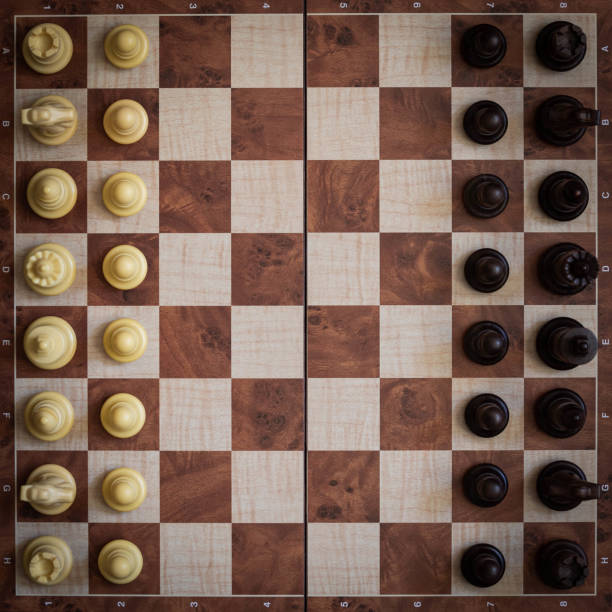
#> input picture computer_vision/chessboards/chessboard2.png, 612 x 612 px, found by its file name
$ python detection_with_pieces.py
#> lines starting #> are read from the running program, lines starting #| are printed output that depends on the picture; after the words box and inside, x2 and y2 are one past the last pixel; in counts of white or black regions, pixels touching at a corner belong together
import cv2
import numpy as np


def find_chess_grid_centers(image):
    # Convert to grayscale
    gray = cv2.cvtColor(image, cv2.COLOR_BGR2GRAY)
    cv2.imshow(gray, )
    # Try different parameters for more robust corner detection
    for pattern_size in [(7, 7), (6, 6), (5, 5)]:
        ret, corners = cv2.findChessboardCorners(gray, pattern_size,
                                                cv2.CALIB_CB_ADAPTIVE_THRESH +
                                                cv2.CALIB_CB_NORMALIZE_IMAGE +
                                                cv2.CALIB_CB_FILTER_QUADS)
        if ret:
            # Refine corners for better accuracy
            criteria = (cv2.TERM_CRITERIA_EPS + cv2.TERM_CRITERIA_MAX_ITER, 30, 0.001)
            corners = cv2.cornerSubPix(gray, corners, (11, 11), (-1, -1), criteria)
            break

    # If corners are found, we can calculate grid centers
    if ret:
        # Make a copy of the image to draw on
        result = image.copy()

        # Draw the corners
        cv2.drawChessboardCorners(result, pattern_size, corners, ret)

        # Create arrays to store grid centers
        grid_centers = []

        # Calculate the spacing based on pattern size
        rows, cols = pattern_size

        # Find the grid spacing by averaging distances between corners
        spacing_x = np.mean([corners[i + 1][0][0] - corners[i][0][0] for i in range(0, len(corners) - 1, cols)])
        spacing_y = np.mean([corners[i + cols][0][1] - corners[i][0][1] for i in range(0, len(corners) - cols)])

        # We need to extrapolate to get the outer grid centers
        # First corner of the board is half a grid back from the first internal corner
        top_left_x = corners[0][0][0] - spacing_x / 2
        top_left_y = corners[0][0][1] - spacing_y / 2

        # For an 8x8 board
        for row in range(8):
            for col in range(8):
                # Calculate center of each grid
                center_x = int(top_left_x + col * spacing_x)
                center_y = int(top_left_y + row * spacing_y)

                # Store grid center
                grid_centers.append((center_x, center_y, row, col))

                # Draw a circle at the grid center
                cv2.circle(result, (center_x, center_y), 5, (0, 255, 0), -1)

                # Optionally, label the grid
                cv2.putText(result, f"{row},{col}", (center_x + 10, center_y),
                            cv2.FONT_HERSHEY_SIMPLEX, 0.4, (255, 0, 0), 1)

        return result, grid_centers, spacing_x, spacing_y

    else:
        print("Could not find chessboard corners using standard method!")
        return image, [], 0, 0


def alternative_grid_detection(image):
    """
    Alternative method if findChessboardCorners fails
    Uses contour detection to find the grid squares
    """
    # Convert to grayscale
    gray = cv2.cvtColor(image, cv2.COLOR_BGR2GRAY)

    # Apply adaptive thresholding
    thresh = cv2.adaptiveThreshold(gray, 255, cv2.ADAPTIVE_THRESH_GAUSSIAN_C,
                                   cv2.THRESH_BINARY, 11, 2)

    # Find contours
    contours, hierarchy = cv2.findContours(thresh, cv2.RETR_TREE, cv2.CHAIN_APPROX_SIMPLE)

    # Filter contours by area and shape to find squares
    squares = []
    centers = []
    result = image.copy()

    for cnt in contours:
        area = cv2.contourArea(cnt)
        # Filter small contours
        if area < 100:
            continue

        # Approximate contour
        peri = cv2.arcLength(cnt, True)
        approx = cv2.approxPolyDP(cnt, 0.04 * peri, True)

        # If approximated contour has 4 points, it might be a square
        if len(approx) == 4:
            # Check if it's approximately square
            x, y, w, h = cv2.boundingRect(approx)
            aspect_ratio = float(w) / h

            if 0.8 <= aspect_ratio <= 1.2:
                squares.append(approx)

                # Calculate center
                M = cv2.moments(cnt)
                if M['m00'] != 0:
                    cx = int(M['m10'] / M['m00'])
                    cy = int(M['m01'] / M['m00'])
                    centers.append((cx, cy))

                    # Draw center
                    cv2.circle(result, (cx, cy), 5, (0, 0, 255), -1)

    # Draw all found squares
    cv2.drawContours(result, squares, -1, (0, 255, 0), 2)

    # Try to organize centers into a grid
    if len(centers) >= 64:  # If we found at least 64 centers
        # Sort by y coordinate first (rows)
        centers.sort(key=lambda p: p[1])

        # Estimate the number of centers per row
        row_count = int(np.sqrt(len(centers)))

        # Group into rows
        grid_centers = []
        for i in range(0, len(centers), row_count):
            row = centers[i:i+row_count]
            # Sort each row by x coordinate
            row.sort(key=lambda p: p[0])
            grid_centers.extend([(x, y, i//row_count, j) for j, (x, y) in enumerate(row)])

        # Calculate approximate spacing
        if len(grid_centers) >= 2:
            spacing_x = abs(grid_centers[1][0] - grid_centers[0][0])
            spacing_y = abs(grid_centers[row_count][1] - grid_centers[0][1])
            return result, grid_centers[:64], spacing_x, spacing_y  # Return only the first 64 centers

    # If we couldn't organize into a grid
    return result, centers, 0, 0


# [67 lines left out: function detect_pieces, not called in this run]


# Main function to detect chessboard and pieces
def detect_chess_board_with_pieces(image_path):
    # Load image
#> called with image_path = 'chessboard2.png'
    img = cv2.imread(image_path)
#> img is the input picture: shape (612, 612, 3); mean B, G, R 83.8, 96.6, 121.3

    if img is None:
        print(f"Could not read image from {image_path}")
        return

    # Try the chessboard corner detection method first
    result, centers, spacing_x, spacing_y = find_chess_grid_centers(img)
#> in find_chess_grid_centers, `gray = cv2.cvtColor(image, cv2.COLOR_BGR2GRAY)`:
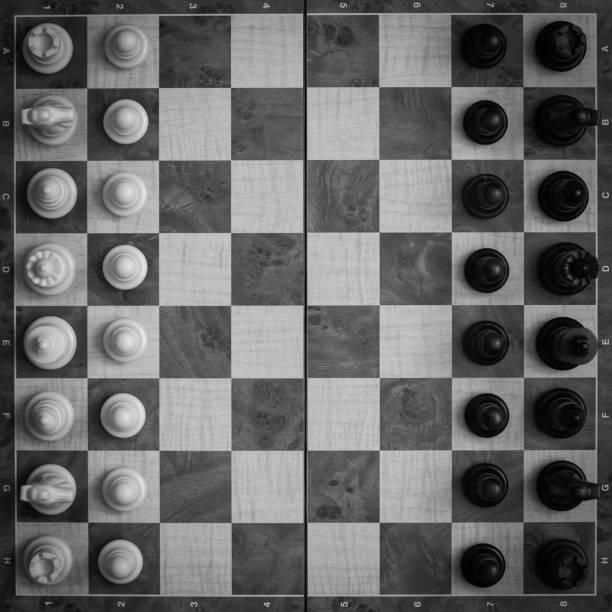
#> gray: shape (612, 612); min 0, max 237, mean 102.5
#> centers = []; spacing_x = 0; spacing_y = 0

    # If first method fails (no centers found), try alternative method
    if len(centers) == 0:
        print("Trying alternative method...")
        result, centers, spacing_x, spacing_y = alternative_grid_detection(img)
#> in alternative_grid_detection, `thresh = cv2.adaptiveThreshold(gray, 255, cv2.ADAPTIVE_THRESH_GAUSSIAN..`:
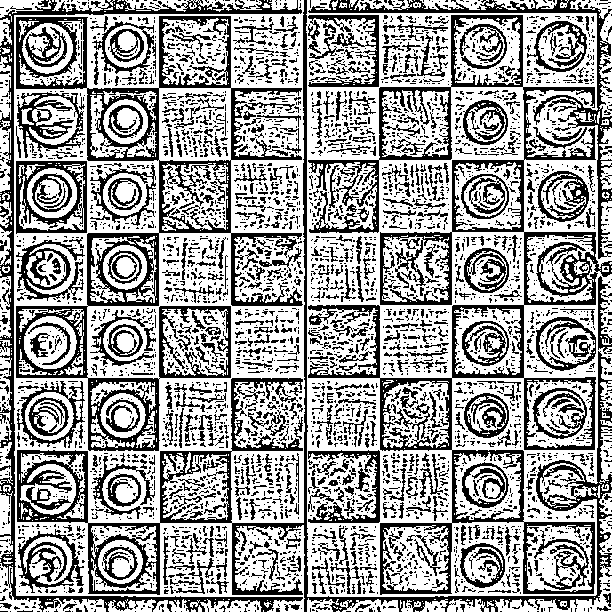
#> thresh: shape (612, 612); 61.9% white; 4227 black regions (3564 under 20 px)
#> in alternative_grid_detection, `contours, hierarchy = cv2.findContours(thresh, cv2.RETR_TREE, cv2.CHAI..`: contours = 6280 contours, 4979 with area under 20; largest, box (x1, y1, x2, y2) and area: (14, 0, 305, 612) 166650, (306, 0, 612, 597) 163472, (378, 86, 453, 161) 5412, (451, 304, 525, 379) 5398, (86, 232, 160, 307) 5397
#> the loop in alternative_grid_detection, `for cnt in contours:` made 6280 passes
#> (area, peri, x, y, w, h, aspect_ratio, cx) on passes 111, 694, 698, 792, 797, 1127, 1132, 1412, 1422, 1496, 1500, 1897: (644.5, 331.4, 0, 563, 42, 49, 0.857, 14), (5215.5, 289.9, 379, 522, 74, 74, 1, 415), (3577.5, 514.7, 382, 526, 65, 64, 1.02, 415), (5291, 291, 522, 521, 74, 74, 1, 558), (3861, 360.1, 527, 526, 65, 64, 1.02, 558), (5334, 298.8, 451, 449, 74, 75, 0.987, 487), (3686.5, 515, 454, 454, 67, 65, 1.03, 487), (5338, 295.5, 379, 377, 74, 74, 1, 415), (3489.5, 516.3, 384, 384, 65, 63, 1.03, 416), (5271, 292.1, 523, 376, 73, 75, 0.973, 559), (3830, 425, 527, 380, 64, 67, 0.955, 558), (5398.5, 291.1, 451, 304, 74, 75, 0.987, 487)
#> (area, peri, x, y, w, h, aspect_ratio) on passes 125, 218, 247, 253, 445, 486: (1268, 553.8, 495, 560, 117, 52, 2.25), (208, 113.7, 543, 464, 41, 16, 2.56), (179, 153.9, 600, 381, 12, 31, 0.387), (376.5, 207, 0, 357, 11, 55, 0.2), (319.5, 156.5, 570, 0, 42, 19, 2.21), (163472.5, 4477.9, 307, 0, 290, 597, 0.486)
#> after the loop in alternative_grid_detection, `for cnt in contours:`:
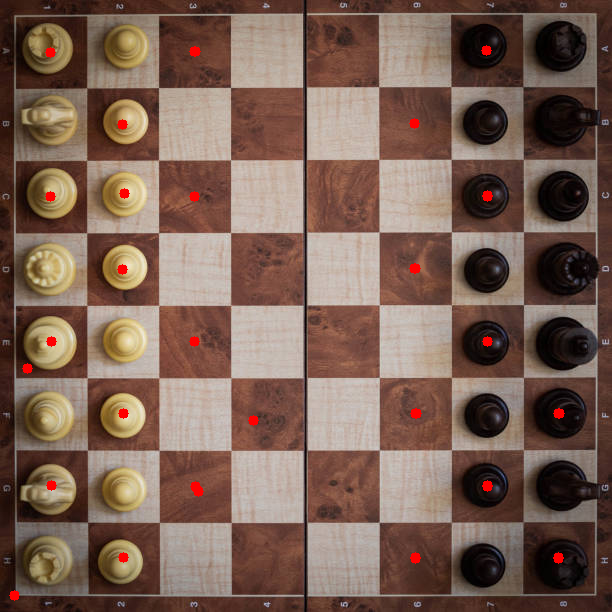
#> result: shape (612, 612, 3); 0.6% of pixels changed, all inside (x1, y1, x2, y2) = (9, 45, 565, 601)
#> after the loop in alternative_grid_detection, `for cnt in contours:`: centers = 38 pairs, first value 14 to 559, second value 50 to 595; squares = 38 contours; largest, box (x1, y1, x2, y2) and area: (379, 231, 453, 306) 5257, (158, 159, 232, 234) 5257, (451, 304, 525, 379) 5221, (378, 86, 452, 161) 5221, (451, 449, 525, 524) 5186
#> in alternative_grid_detection, `cv2.drawContours(result, squares, -1, (0, 255, 0), 2)`:
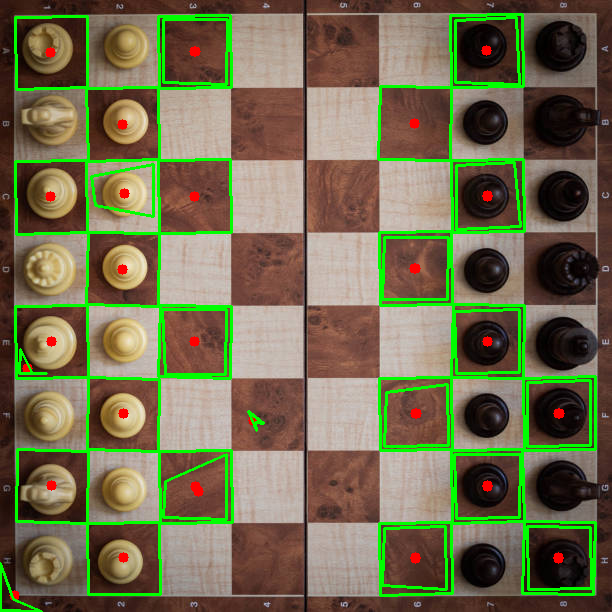
#> result: shape (612, 612, 3); 7.7% of pixels changed, all inside (x1, y1, x2, y2) = (0, 13, 597, 612)

    # Detect pieces if we have valid grid centers
    if len(centers) > 0 and spacing_x > 0 and spacing_y > 0:
        print(f"Found {len(centers)} grid centers")
        result, pieces = detect_pieces(img, centers, spacing_x, spacing_y)
        print(f"Detected {len(pieces)} pieces on the board")

        # Print piece positions
        for piece in pieces:
            row, col = piece["position"]
            color = piece["color"]
            print(f"{color} piece at position {row},{col}")
    else:
        print("Could not detect chess grid reliably")

    # Show result
    cv2.imshow('Chess Grid and Piece Detection', result)
    cv2.waitKey(0)
    cv2.destroyAllWindows()

    return centers, pieces if 'pieces' in locals() else []


# Function to get board representation as a 2D array
# [37 lines left out: functions get_board_representation, print_board, not called in this run]


if __name__ == "__main__":
    # Replace with your chessboard image path
    image_path = "chessboard2.png"
    centers, pieces = detect_chess_board_with_pieces(image_path)
#> pieces = []

    if pieces:
        # Get and print board representation
        board = get_board_representation(pieces)
        print("\nDetected board configuration:")
        print_board(board)
